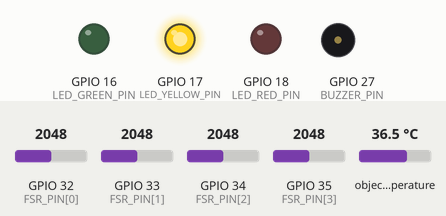
Simulated run of this sketch. Board: ESP32. Shown: output pins drawn as LEDs (lit = HIGH), buzzer (waves = sounding, pin HIGH). The test bench sets the inputs (shaded band); at power-on: GPIO 32 (FSR_PIN[0]) = 2048, GPIO 33 (FSR_PIN[1]) = 2048, GPIO 34 (FSR_PIN[2]) = 2048, GPIO 35 (FSR_PIN[3]) = 2048, object temperature 36.5 °C. What the sketch prints to the serial monitor is not drawn.

Above: at 0.3 s.
At 30.5 s:
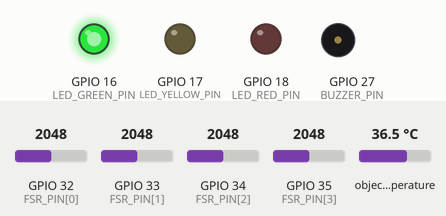
Timing chart, 0 to 32.0 s (numbered marks = the images above):
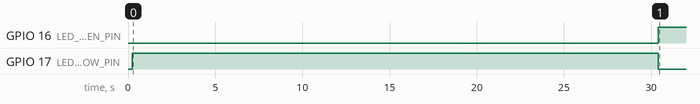

Measured:
- by itself, GPIO 16 (LED_GREEN_PIN): LOW → HIGH at 30.4 s
- by itself, GPIO 17 (LED_YELLOW_PIN): LOW → HIGH at 0.24 s, → LOW 30.2 s later

The sketch:

SoleWatch_Firmware.ino
```cpp
/* ============================================================================
   SoleWatch -- Single-Foot Research Firmware  (Rev A: breadboard prototype)
   Target: ESP32 Dev Module (Arduino core 3.x)
   Sensors per board: 4x FSR402 (analog) + 1x MLX90614 (I2C)
   ============================================================================
   RESEARCH-INSTRUMENT FRAMING -- READ BEFORE FLASHING OR TESTING ON A PERSON
   ----------------------------------------------------------------------------
   This firmware is an engineering research instrument for studying plantar
   pressure/temperature sensing, filtering, and statistical baselining. It is
   NOT a certified medical device and does not diagnose, predict, or rule out
   any medical condition. The "FLAG" state below means "this reading is a
   statistical outlier relative to this specific wearer's own logged data" --
   nothing more. Do not use FLAG/no-FLAG output to make any real health,
   footwear, or treatment decision. See the companion guide, Part 9 and
   Part 10, before testing this on any person, including a family member.
   ============================================================================ */

#include <Arduino.h>
#include <Wire.h>
#include <Adafruit_MLX90614.h>
#include <WiFi.h>
#include <esp_now.h>
#include <string.h>
#include <math.h>

/* ---------------------------------------------------------------------------
   1. BOARD ROLE
   Flash the exact same file to both boards, changing only this one line.
   SATELLITE  = worn on one foot, samples locally and radios its frame to the
                coordinator every loop. Does not evaluate alerts itself.
   COORDINATOR = worn on the other foot, pairs its own local frame with the
                freshest satellite frame to compute side-to-side asymmetry.
   Running a single board on its own (no peer) still gives you full local
   filtering, baselining, and single-foot statistical flagging -- the
   bilateral comparison simply stays idle until a peer frame arrives.
--------------------------------------------------------------------------- */
#define ROLE_SATELLITE   0
#define ROLE_COORDINATOR 1
#define THIS_BOARD_ROLE  ROLE_COORDINATOR   /* <-- change to ROLE_SATELLITE on the other board */

/* ---------------------------------------------------------------------------
   2. HARDWARE PIN MAP
   Matches the GPIO choices already used elsewhere in this project (Part 3).
   All four FSR pins are ADC1-capable, so Wi-Fi/ESP-NOW radio use does not
   disturb analog sampling (ADC2 shares hardware with the radio on ESP32).
--------------------------------------------------------------------------- */
const uint8_t NUM_SITES = 4;
const uint8_t FSR_PIN[NUM_SITES]        = {32, 33, 34, 35};
const char *const SITE_NAME[NUM_SITES]  = {"Heel", "1st_Metatarsal", "5th_Metatarsal", "Hallux"};

const uint8_t I2C_SDA_PIN   = 21;
const uint8_t I2C_SCL_PIN   = 22;

const uint8_t LED_GREEN_PIN  = 16;   /* acquisition active, no flag */
const uint8_t LED_YELLOW_PIN = 17;   /* calibration in progress */
const uint8_t LED_RED_PIN    = 18;   /* statistical/engineering flag active */
const uint8_t BUZZER_PIN     = 27;   /* passive piezo, driven with tone() */

/* ---------------------------------------------------------------------------
   3. ELECTRICAL CONSTANTS  (see Part 4.1 for the sensitivity derivation)
--------------------------------------------------------------------------- */
const float SUPPLY_VOLTAGE = 3.3f;      /* ESP32 logic rail -- never use 5 V on these ADC pins */
const float ADC_MAX_COUNTS = 4095.0f;   /* ESP32 SAR ADC is 12-bit (0-4095), NOT 10-bit like an AVR Nano */
const float R_FIXED_OHMS   = 10000.0f;  /* fixed divider resistor -- see Part 4.1 on choosing this value */

/* ---------------------------------------------------------------------------
   4. DISCRETE MOVING-AVERAGE FILTER  (Part 4.3)
   Divides by the number of samples actually collected so far, not always by
   FILTER_WINDOW -- this removes the "ramps up from zero" startup transient
   that a naive fixed-divisor circular buffer produces during its first
   FILTER_WINDOW samples.
--------------------------------------------------------------------------- */
const uint8_t FILTER_WINDOW = 10;

class MovingAverageFilter {
  public:
    void reset() {
      for (uint8_t i = 0; i < FILTER_WINDOW; i++) _buf[i] = 0.0f;
      _index = 0;
      _total = 0.0f;
      _count = 0;
    }
    float update(float sample) {
      _total -= _buf[_index];
      _buf[_index] = sample;
      _total += sample;
      _index = (_index + 1) % FILTER_WINDOW;
      if (_count < FILTER_WINDOW) _count++;
      return _total / (float)_count;
    }
  private:
    float _buf[FILTER_WINDOW] = {0};
    uint8_t _index = 0;
    float _total = 0.0f;
    uint8_t _count = 0;
};

MovingAverageFilter fsrFilter[NUM_SITES];
MovingAverageFilter tempFilter;

/* ---------------------------------------------------------------------------
   5. RUNNING BASELINE STATISTICS -- Welford's online mean/variance algorithm
   Numerically stable, single-pass, no stored history array required --
   verified against Python's statistics.mean()/stdev() before use here.
--------------------------------------------------------------------------- */
class RunningStats {
  public:
    void reset() { _n = 0; _mean = 0.0f; _m2 = 0.0f; }
    void update(float x) {
      _n++;
      float delta = x - _mean;
      _mean += delta / (float)_n;
      float delta2 = x - _mean;
      _m2 += delta * delta2;
    }
    unsigned long count() const { return _n; }
    float mean() const { return _mean; }
    float variance() const { return (_n > 1) ? (_m2 / (float)(_n - 1)) : 0.0f; }
    float stdev() const { return sqrtf(variance()); }
  private:
    unsigned long _n = 0;
    float _mean = 0.0f;
    float _m2 = 0.0f;
};

RunningStats fsrBaseline[NUM_SITES];
RunningStats tempBaseline;

/* ---------------------------------------------------------------------------
   6. TEMPERATURE CROSS-SENSITIVITY COMPENSATION  (Part 4.2)
   betaCoeff[i]: volts of divider drift per °C for site i, at fixed load --
   measured on YOUR physical FSR units per the Phase 6 calibration protocol
   (Part 8). Every real FSR + skin-contact system needs this constant
   measured on the actual hardware; it cannot be looked up from a generic
   datasheet number, since it depends on your specific divider resistor,
   FSR sample, and mounting. Defaults are 0 (no correction) until you run
   the calibration and fill these in -- the compensation math itself is
   fully implemented and active from the first upload.
--------------------------------------------------------------------------- */
float betaCoeff[NUM_SITES]  = {0.0f, 0.0f, 0.0f, 0.0f};
float referenceTempC        = 29.4f;   /* ambient temp your calibration run was centered on */

float compensate(float rawFilteredVoltage, uint8_t site, float currentTempC) {
  return rawFilteredVoltage - betaCoeff[site] * (currentTempC - referenceTempC);
}

/* ---------------------------------------------------------------------------
   7. RESISTANCE + OPTIONAL FORCE CONVERSION
   Pressure/asymmetry detection below works entirely in compensated-voltage
   space and needs nothing in this section. Fill in forceCalib[] from your
   own Phase 3 known-weight calibration (see Part 8) if you also want a
   force-in-newtons readout; see the worked example in loop() below.
--------------------------------------------------------------------------- */
float resistanceFromDividerVoltage(float vOut) {
  /* Divider: VCC -> FSR -> node(vOut) -> R_FIXED -> GND
     vOut = VCC * R_FIXED / (R_FSR + R_FIXED)  =>  R_FSR = R_FIXED * (VCC/vOut - 1) */
  if (vOut <= 0.001f) return 1.0e9f;   /* effectively open circuit: no contact */
  return R_FIXED_OHMS * (SUPPLY_VOLTAGE / vOut - 1.0f);
}

struct ForceCalibration {
  bool  valid = false;
  float r1 = 0, f1 = 0;   /* (ohms, newtons) at calibration point 1 */
  float r2 = 0, f2 = 0;   /* (ohms, newtons) at calibration point 2 */
};
ForceCalibration forceCalib[NUM_SITES];

float forceFromResistance(uint8_t site, float rOhms) {
  ForceCalibration &c = forceCalib[site];
  if (!c.valid) return NAN;   /* Phase 3 calibration not yet loaded for this site */
  float slope = (c.f2 - c.f1) / (c.r2 - c.r1);
  return c.f1 + slope * (rOhms - c.r1);
}

/* ---------------------------------------------------------------------------
   8. STATISTICAL / EXPERIMENTAL-FLAG THRESHOLDS
   Z_SCORE_FLAG_THRESHOLD drives the actual FLAG/no-FLAG output below: it is
   computed from THIS wearer's own logged baseline, which is the honest,
   defensible comparison for an uncalibrated hobbyist sensor (see Part 9).
   LITERATURE_TEMP_DELTA_REF_C is reported alongside it, every coordinator
   cycle, purely so the printed data can be discussed against the published
   bilateral-thermometry literature (Part 7) -- it never drives FLAG output
   in this firmware.
--------------------------------------------------------------------------- */
const float Z_SCORE_FLAG_THRESHOLD      = 3.0f;   /* 3 sigma: a real statistical outlier */
const float LITERATURE_TEMP_DELTA_REF_C = 2.2f;   /* Armstrong/Lavery reference point -- reported, not enforced */

const unsigned long CALIBRATION_DURATION_MS = 30000UL;  /* 30 s baseline capture at boot */
unsigned long calibrationStartMs = 0;
bool calibrationComplete = false;

/* ---------------------------------------------------------------------------
   9. SIDE-TO-SIDE (BILATERAL) LINK -- ESP-NOW, satellite -> coordinator
   ESP-NOW needs the receiver's MAC hardcoded in advance. Get it once by
   flashing the coordinator, opening its Serial Monitor at 115200 baud, and
   reading the "My MAC address" line printed in setup() below; then paste
   those six bytes into coordinatorMac[] on the SATELLITE board only.
--------------------------------------------------------------------------- */
uint8_t coordinatorMac[6] = {0xAA, 0xBB, 0xCC, 0xDD, 0xEE, 0xFF};  /* <-- replace on the satellite board */

struct __attribute__((packed)) SolePacket {
  uint8_t  footId;                       /* 0 = satellite, 1 = coordinator */
  float    compensatedFsr[NUM_SITES];
  float    zScore[NUM_SITES];
  float    objectTempC;
  uint32_t seq;
};

SolePacket localPacket;
SolePacket peerPacket;
volatile bool peerPacketFresh = false;
volatile unsigned long lastPeerRxMs = 0;
const unsigned long PEER_MAX_AGE_MS = 5000UL;
uint32_t txSeq = 0;

void onEspNowReceive(const esp_now_recv_info_t *info, const uint8_t *incomingData, int len) {
  if (len != (int)sizeof(SolePacket)) return;   /* reject malformed/foreign packets */
  memcpy((void *)&peerPacket, incomingData, sizeof(SolePacket));
  peerPacketFresh = true;
  lastPeerRxMs = millis();
}

void setupEspNow() {
  WiFi.mode(WIFI_STA);

  if (esp_now_init() != ESP_OK) {
    Serial.println("ESP-NOW init failed -- bilateral link disabled, local flagging still active");
    return;
  }

  if (THIS_BOARD_ROLE == ROLE_COORDINATOR) {
    esp_now_register_recv_cb(onEspNowReceive);
  } else {
    esp_now_peer_info_t peer = {};
    memcpy(peer.peer_addr, coordinatorMac, 6);
    peer.channel = 0;          /* 0 = use the current Wi-Fi channel */
    peer.encrypt = false;
    peer.ifidx   = WIFI_IF_STA;
    if (esp_now_add_peer(&peer) != ESP_OK) {
      Serial.println("ESP-NOW add_peer failed -- check coordinatorMac[]");
    }
  }
}

/* ---------------------------------------------------------------------------
   10. OUTPUT -- status LEDs + buzzer (an engineering flag, not a medical alert)
--------------------------------------------------------------------------- */
void setFlagOutput(bool anyFlag, bool calibrating) {
  digitalWrite(LED_YELLOW_PIN, calibrating ? HIGH : LOW);
  digitalWrite(LED_GREEN_PIN,  calibrating ? LOW  : (anyFlag ? LOW : HIGH));
  digitalWrite(LED_RED_PIN,    (!calibrating && anyFlag) ? HIGH : LOW);
  if (!calibrating && anyFlag) tone(BUZZER_PIN, 2000, 150);
}

/* ---------------------------------------------------------------------------
   11. GLOBAL SENSOR OBJECT
--------------------------------------------------------------------------- */
Adafruit_MLX90614 mlx = Adafruit_MLX90614();

/* ---------------------------------------------------------------------------
   12. SETUP
--------------------------------------------------------------------------- */
void setup() {
  Serial.begin(115200);
  delay(200);

  for (uint8_t i = 0; i < NUM_SITES; i++) pinMode(FSR_PIN[i], INPUT);
  pinMode(LED_GREEN_PIN, OUTPUT);
  pinMode(LED_YELLOW_PIN, OUTPUT);
  pinMode(LED_RED_PIN, OUTPUT);
  pinMode(BUZZER_PIN, OUTPUT);

  Wire.begin(I2C_SDA_PIN, I2C_SCL_PIN);
  if (!mlx.begin()) {
    Serial.println("MLX90614 not found -- check SDA=GPIO21/SCL=GPIO22 wiring and 3.3V power");
    while (true) {
      digitalWrite(LED_RED_PIN, !digitalRead(LED_RED_PIN));
      delay(300);
    }
  }

  for (uint8_t i = 0; i < NUM_SITES; i++) {
    fsrFilter[i].reset();
    fsrBaseline[i].reset();
  }
  tempFilter.reset();
  tempBaseline.reset();

  setupEspNow();

  uint8_t myMac[6];
  WiFi.macAddress(myMac);
  Serial.print("My MAC address (needed on the OTHER board if this is the coordinator): ");
  for (uint8_t i = 0; i < 6; i++) {
    if (myMac[i] < 0x10) Serial.print("0");
    Serial.print(myMac[i], 16);
    if (i < 5) Serial.print(":");
  }
  Serial.println();

  Serial.println("timestamp_ms,foot_role,site,adc_raw,voltage,resistance_ohms,filtered,compensated,object_temp_c,z_score,state");

  calibrationStartMs = millis();
  calibrationComplete = false;
}

/* ---------------------------------------------------------------------------
   13. MAIN LOOP
--------------------------------------------------------------------------- */
void loop() {
  unsigned long now = millis();

  float objectTempC  = mlx.readObjectTempC();
  float filteredTemp = tempFilter.update(objectTempC);

  float compensatedFsr[NUM_SITES];
  float zScore[NUM_SITES];
  bool  anyLocalFlag = false;

  for (uint8_t i = 0; i < NUM_SITES; i++) {
    int   raw          = analogRead(FSR_PIN[i]);
    float voltage       = raw * (SUPPLY_VOLTAGE / ADC_MAX_COUNTS);
    float filtered       = fsrFilter[i].update(voltage);
    float resistanceOhms = resistanceFromDividerVoltage(filtered);
    float compensated     = compensate(filtered, i, filteredTemp);
    compensatedFsr[i] = compensated;

    if (!calibrationComplete) {
      fsrBaseline[i].update(compensated);
      zScore[i] = 0.0f;
    } else {
      float sd = fsrBaseline[i].stdev();
      zScore[i] = (sd > 1.0e-6f) ? (compensated - fsrBaseline[i].mean()) / sd : 0.0f;
      if (fabsf(zScore[i]) > Z_SCORE_FLAG_THRESHOLD) anyLocalFlag = true;
    }

    /* Optional: once forceCalib[i] has been populated from your own Phase 3
       calibration (two known weights on this exact FSR), you can print an
       actual force estimate too, e.g.:
         float forceN = forceFromResistance(i, resistanceOhms);
       forceFromResistance() returns NAN until forceCalib[i].valid is set,
       which is why it is not called by default here. */

    Serial.print(now);              Serial.print(",");
    Serial.print(THIS_BOARD_ROLE);  Serial.print(",");
    Serial.print(SITE_NAME[i]);     Serial.print(",");
    Serial.print(raw);              Serial.print(",");
    Serial.print(voltage);          Serial.print(",");
    Serial.print(resistanceOhms);   Serial.print(",");
    Serial.print(filtered);         Serial.print(",");
    Serial.print(compensated);      Serial.print(",");
    Serial.print(objectTempC);      Serial.print(",");
    Serial.print(zScore[i]);        Serial.print(",");
    Serial.println(calibrationComplete ? "MONITORING" : "CALIBRATING");
  }

  if (!calibrationComplete) {
    tempBaseline.update(filteredTemp);
    if (now - calibrationStartMs >= CALIBRATION_DURATION_MS) {
      calibrationComplete = true;
      Serial.println("# Calibration complete -- baseline established, flagging is now active.");
    }
  }

  /* ---- side-to-side (bilateral) comparison ---- */
  bool  bilateralFlag    = false;
  float bilateralTempDeltaC = NAN;

  if (THIS_BOARD_ROLE == ROLE_SATELLITE) {
    localPacket.footId = 0;
    memcpy(localPacket.compensatedFsr, compensatedFsr, sizeof(compensatedFsr));
    memcpy(localPacket.zScore, zScore, sizeof(zScore));
    localPacket.objectTempC = objectTempC;
    localPacket.seq = txSeq++;
    esp_now_send(coordinatorMac, (uint8_t *)&localPacket, sizeof(localPacket));
  } else {
    bool peerFresh = peerPacketFresh && ((now - lastPeerRxMs) < PEER_MAX_AGE_MS);
    if (peerFresh && calibrationComplete) {
      bilateralTempDeltaC = fabsf(objectTempC - peerPacket.objectTempC);

      for (uint8_t i = 0; i < NUM_SITES; i++) {
        float sideDelta = fabsf(compensatedFsr[i] - peerPacket.compensatedFsr[i]);
        float pooledSd  = (fsrBaseline[i].stdev() > 1.0e-6f) ? fsrBaseline[i].stdev() : 1.0e-6f;
        float sideZ     = sideDelta / pooledSd;
        if (sideZ > Z_SCORE_FLAG_THRESHOLD) bilateralFlag = true;
      }

      Serial.print("# bilateral_temp_delta_c,");
      Serial.print(bilateralTempDeltaC);
      Serial.print(",literature_reference_c,");
      Serial.print(LITERATURE_TEMP_DELTA_REF_C);
      Serial.print(",exceeds_literature_reference,");
      Serial.println((bilateralTempDeltaC > LITERATURE_TEMP_DELTA_REF_C) ? "yes" : "no");
    } else if (!peerFresh) {
      Serial.println("# peer frame stale or absent -- bilateral comparison skipped this cycle (Part 5.5)");
    }
  }

  bool anyFlag = anyLocalFlag || bilateralFlag;
  setFlagOutput(anyFlag, !calibrationComplete);

  delay(200);   /* ~5 Hz loop rate; see Part 5 for raising this toward gait-relevant rates */
}
```
